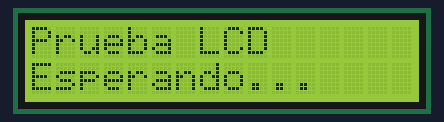
Bench run of a sketch on a simulated Arduino Uno, built with avr-gcc and run on an emulated ATmega328P. On the bench: 16×2 character LCD.

Above: at 0.2 s.
At 5.3 s:
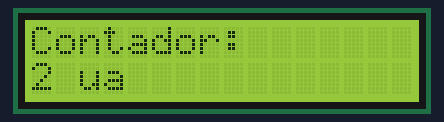
At 9.4 s:
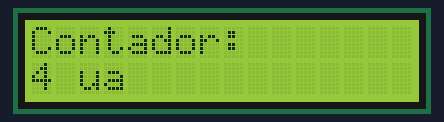
At 19.6 s:
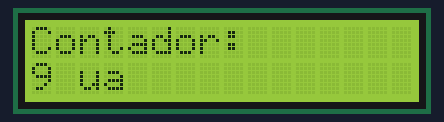
At 27.7 s:
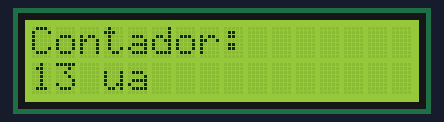
At 38.0 s:
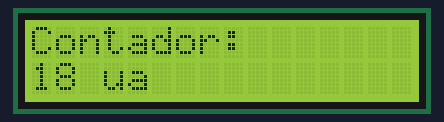

Measured:
- what the display in image 1 shows lasts 1.0 s, from 5.2 s to 6.2 s

The sketch:

funciones_LCD.ino
```cpp
/*
 AmboVent-UVG
 funciones_LCD.ino
 Para verificar las funciones básicas del LCD
 Based on the original code for the AmboVent (April 12, 2020)
*/

#include <Wire.h>    // Used for I2C
#include <LiquidCrystal_I2C.h>

LiquidCrystal_I2C lcd(0x27, 16, 2); // Set the LCD address to 0x27 for a 16 chars and 2 line display
int cont = 0;

void setup()
{
  lcd.begin();      // initialize the LCD
  lcd.backlight();  // Turn on the blacklight and print a message.
  lcd.setCursor(0, 0);  lcd.print("AmboVent-UVG   ");
  lcd.setCursor(0, 1);  lcd.print("1690.108       ");
}

void loop()
{
  display_text_2_lines("Prueba LCD", "Esperando...");
  delay(1000);

  lcd.clear();
  lcd.setCursor(0, 0);
  lcd.print("Contador: ");
  lcd.setCursor(0, 1);
  lcd.print(cont);
  lcd.print(" ua");
  delay(1000);

  cont = (cont + 1)%1024;
}

void display_text_2_lines(char *message1, char *message2)
{
  lcd.clear();
  lcd.setCursor(0, 0);
  lcd.print(message1);
  lcd.setCursor(0, 1);
  lcd.print(message2);
}
```
